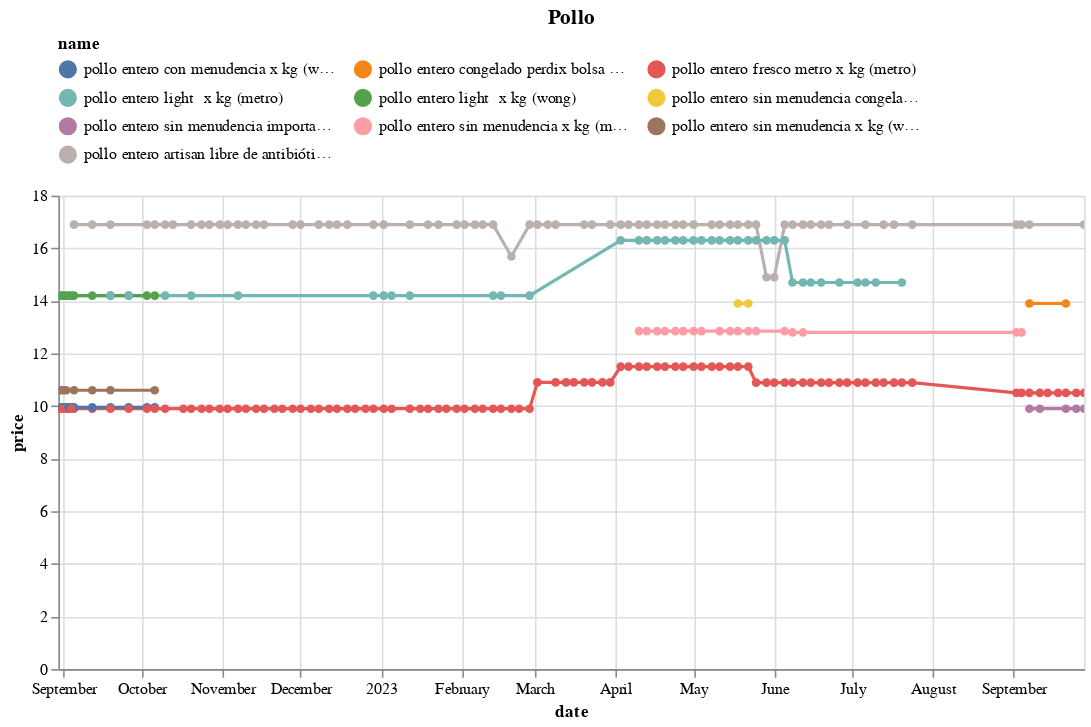

Write notebook code for a chart like this one.
### Code cell
(df
 .loc[df.name.isin(names)]
 .pipe(alt.Chart)
 .mark_line(point=True)
 .encode(x='date', y='price', color='name', tooltip=['name','price'])
 .properties(width=650, title='Pollo')
 .interactive()
 .configure_legend(orient='top', columns=3)
)

### Figure 1 — Vega-Lite specification as saved in the notebook (floating-point values rounded to 4 significant figures; data arrays with more than 128 entries replaced by an {"elided": "..."} marker saying what was removed)
{"config": {"view": {"continuousWidth": 300, "continuousHeight": 300}, "legend": {"columns": 3, "orient": "top"}}, "data": {"name": "data-f8687cbe47cbfea70b10f61232248991"}, "mark": {"type": "line", "point": true}, "encoding": {"color": {"field": "name", "type": "nominal"}, "tooltip": [{"field": "name", "type": "nominal"}, {"field": "price", "type": "quantitative"}], "x": {"field": "date", "type": "temporal"}, "y": {"field": "price", "type": "quantitative"}}, "params": [{"name": "param_13", "select": {"type": "interval", "encodings": ["x", "y"]}, "bind": "scales"}], "title": "Pollo", "width": 650, "$schema": "https://vega.github.io/schema/vega-lite/v5.14.1.json", "datasets": {"data-f8687cbe47cbfea70b10f61232248991": {"elided": "270 records"}}}
